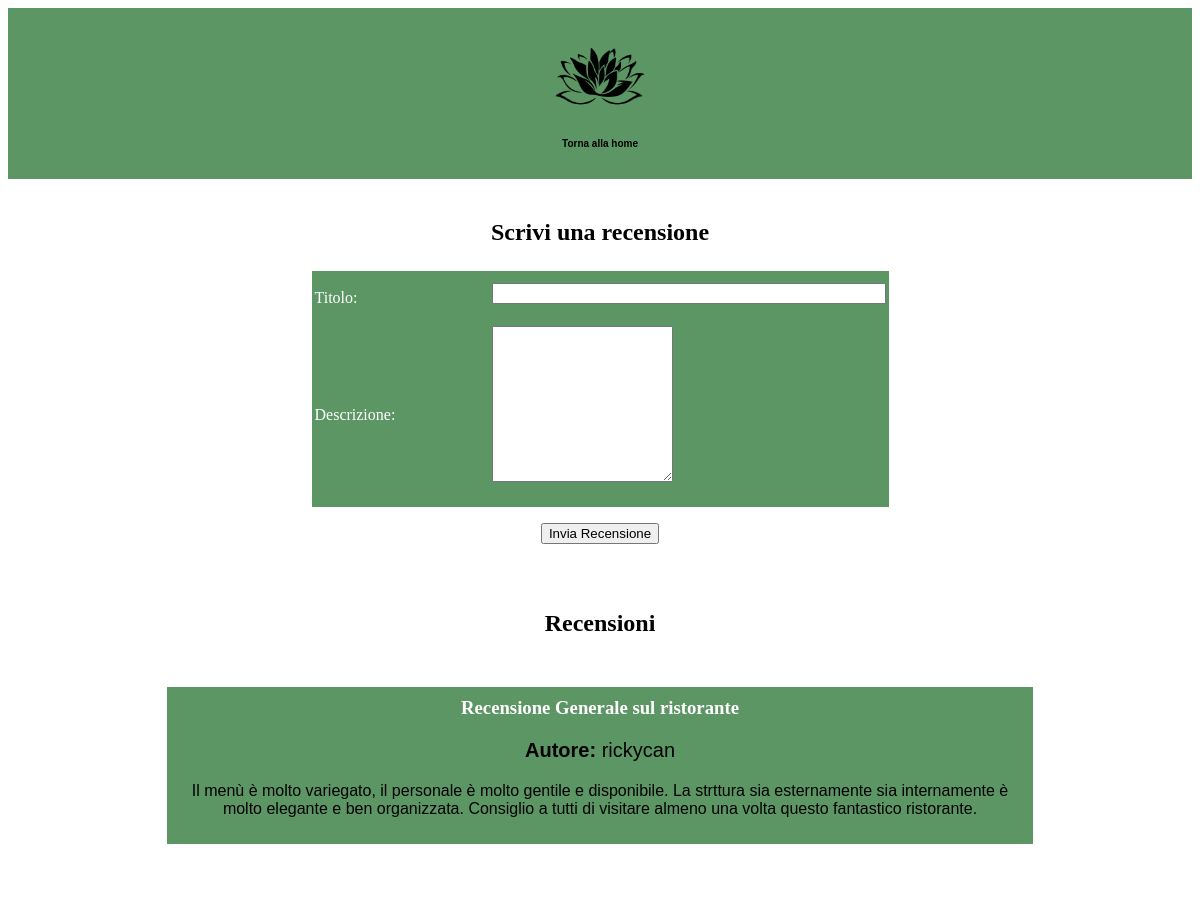
The app's page /file/cliente/recensioni.php, older data.
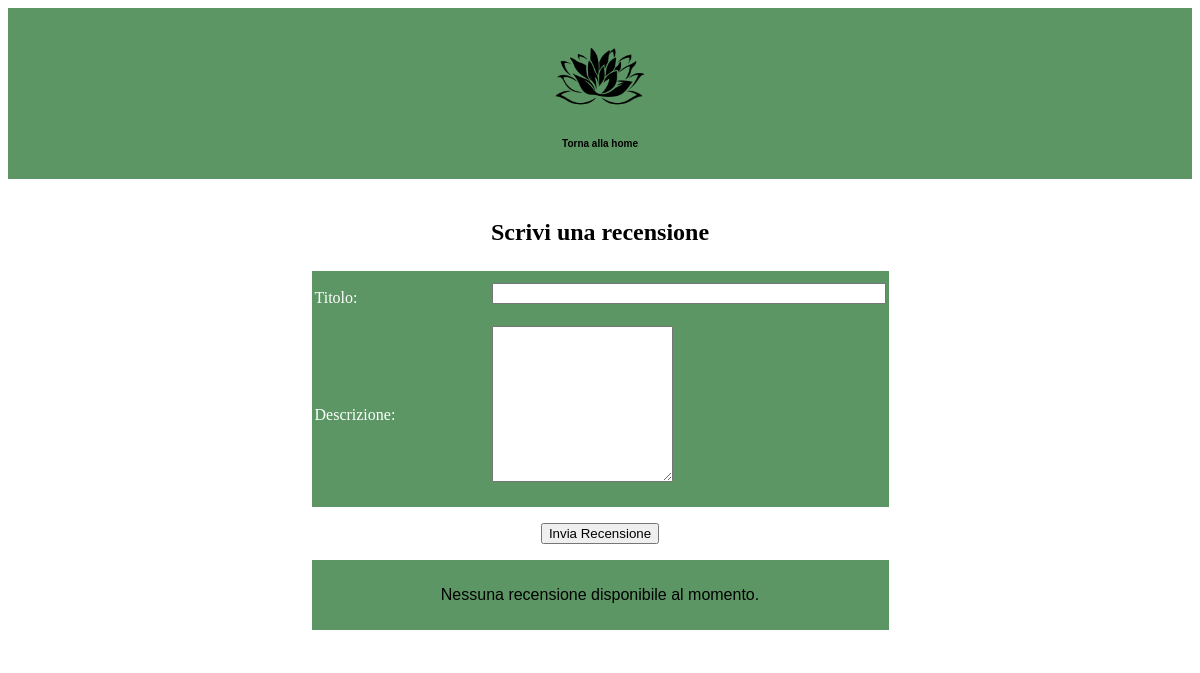
The same page, newer data.
### tables this page shows
CREATE TABLE IF NOT EXISTS `recensioni` (
  `username` char(50) DEFAULT NULL,
  `titolo` char(50) DEFAULT NULL,
  `descrizione` text DEFAULT NULL
);

### file/cliente/recensioni.php (the view, shortened to what this page needs)
<?php
    require("../../database/dati_connessione_db.php");
?>
<!DOCTYPE html>
<html lang="en">
<head>
    <link rel="stylesheet" href="../../style.css">
</head>
<body style="background-color: white">
    <nav>
        <div class="tornahome">
            <a href="../home_clienti.php"><img src="../../img/home/sfondo.png" alt=""></a>
            <p>Torna alla home</p>
        </div>
    </nav>
    <main style="background-color: white">
        <h2 style="color: black; margin: 0; padding-top: 25px; padding-bottom: 25px">Scrivi una recensione</h2>
        <form action="<?php echo $_SERVER["PHP_SELF"]; ?>" method="post">
            <table class="tabaccesso">
                <tr>
                    <td><label for="titolo">Titolo:</label></td>
                    <td style='padding-top: 10px'><input type="text" name="titolo" required><br><br></td>
                </tr>
                <tr>
                    <td><label for="descrizione">Descrizione:</label></td>
                    <td><textarea name="descrizione" rows="10" required></textarea><br><br></td>
                </tr>
            </table>
            <p style="text-align: center"><input type="submit" value="Invia Recensione"></p>
        </form>
        <?php
            $conn = new mysqli($db_servername, $db_username, $db_password, $db_name);
            $query = "SELECT titolo, descrizione, username FROM recensioni";
            $result = $conn->query($query);
            if ($result->num_rows > 0) {
                echo "<h2 style='color: black; margin: 0; padding-top: 50px; padding-bottom: 50px'>Recensioni</h2>";
                while ($row = $result->fetch_assoc()) {
                    echo "<div style='width: 75%; height: auto; margin: 0 auto; text-align: center; background-color: #5c9664; padding: 10px'>";
                    echo "<h3>" . $row["titolo"] . "</h3>";
                    echo "<p style='font-size: 20px'><strong>Autore:</strong> " . $row["username"] . "</p>";
                    echo "<p>" . $row["descrizione"] . "</p>";
                    echo "</div>";
                    echo "<div style='height: 50px;'>     </div>";
                }
            } else {
                echo "<div style='width: 50%; padding: 10px; height: auto; text-align: center; justify-content: center; margin: 0 auto; text-align: center; background-color: #5c9664;'>";
                echo "<p>Nessuna recensione disponibile al momento.</p>";
                echo "</div>";
            }
        ?>
    </main>
</body>
</html>

Row changes from the older to the newer data that the page shows:
removed recensioni: titolo "Recensione Generale sul ristorante", username "rickycan", descrizione "Il menù è molto variegato, il personale è molto gentile e disponibile. La strttura sia esternamente sia internamente è molto elegante e ben organizzata. Consiglio a tutti di visitare almeno una volta questo fantastico ristorante."
Text that changed along with them:
text no longer shown: "Recensioni"
text now shown: "Nessuna recensione disponibile al momento."
